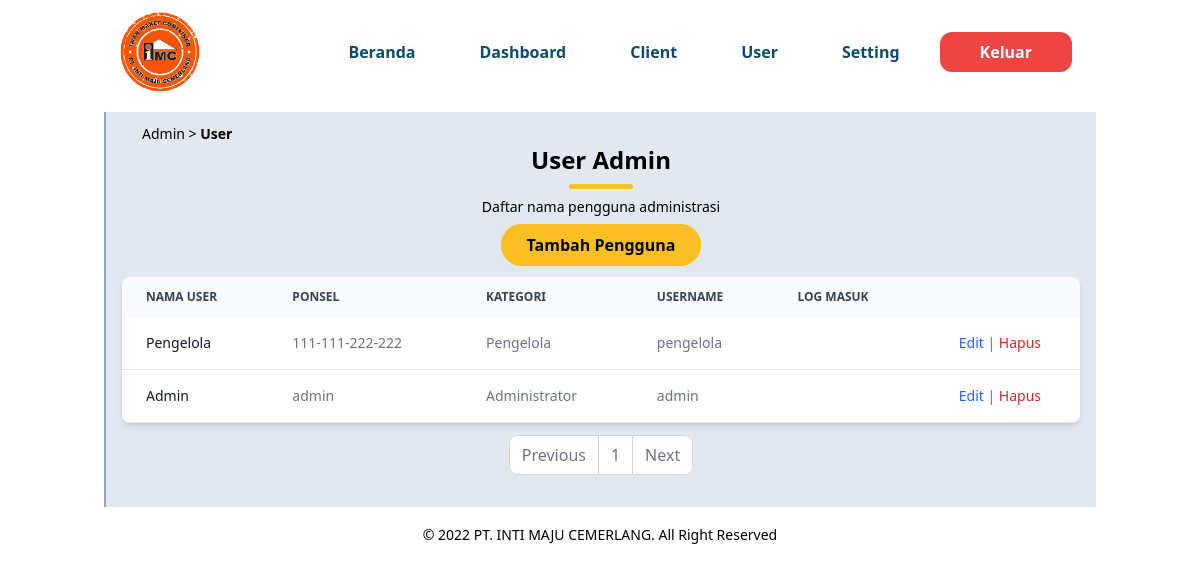
The app's page /admin/user.php (signed in) with its own data.
### tables this page shows
CREATE TABLE `user` (
  `id_admin` int(11) NOT NULL,
  `kategori` varchar(255) NOT NULL COMMENT 'Kategori Admin (1.Pengelola(ALL) 2.Administrator(NOT-ALL))',
  `nama_admin` varchar(255) NOT NULL COMMENT 'Nama Admin',
  `telepon` varchar(255) NOT NULL COMMENT 'Nomor Ponsel Admin',
  `username_admin` varchar(255) NOT NULL COMMENT 'Nama Pengguna Admin',
  `pass_admin` text NOT NULL COMMENT 'Password Admin',
  `catatan_admin` text NOT NULL COMMENT 'Catatan Admin',
  `log_user` varchar(255) NOT NULL COMMENT 'Rekam Jejak Log-in Admin'
);

### admin/database/important.php (called while the page is built, shortened)
<?php
    include 'connectiondb.php';
    $query_user         = "SELECT * FROM user";
    $result_user        = mysqli_query($koneksi, $query_user);
    ?>

### admin/user.php (the view, shortened to what this page needs)
<?php include 'database/connectiondb.php'; include 'database/important.php'; include 'database/session_false.php'?>
<!DOCTYPE html>
<html lang="en">
<head>
    <link rel="stylesheet" href="../dist/output.css">
</head>
<body>
    <header class="bg-transparent absolute top-0 left-0 w-full flex items-center z-10 py-3">
        <div class="container">
            <div class="flex items-center justify-between relative">
                <div class="px-4">
                    <a href="#"><img src="../dist/img/logo-pt.png" alt="Logo Kami" width="80" title="PT.Inti Maju Cemerlang"></a>
                </div>
                <div class="flex items-center px-4">
                <nav id="nav-menu" class="hidden absolute py-5 bg-white shadow-lg rounded-lg max-w-[250px] w-full right-4 top-full lg:block lg:static lg:bg-transparent lg:max-w-full lg:shadow-none lg:rounded-none">
                    <ul class="block lg:flex">
                        <li class="group"><a href="../index.php" class="text-base font-semibold text-dark py-2 mx-8 flex group-hover:text-primary transition duration-300 ease-in-out">Beranda</a></li>
                        <li class="group"><a href="dashboard.php" class="text-base font-semibold text-dark py-2 mx-8 flex group-hover:text-primary transition duration-300 ease-in-out">Dashboard</a></li>
                        <li class="group"><a href="clientdm.php" class="text-base font-semibold text-dark py-2 mx-8 flex group-hover:text-primary transition duration-300 ease-in-out">Client</a></li>
                        <li class="group"><a href="" class="text-base font-semibold text-dark py-2 mx-8 flex group-hover:text-primary transition duration-300 ease-in-out">User</a></li>
                        <li class="group"><a href="setting.php" class="text-base font-semibold text-dark py-2 mx-8 flex group-hover:text-primary transition duration-300 ease-in-out">Setting</a></li>
                        <li class="group"><a href="database/logout.php" class="text-base font-semibold text-white rounded-xl py-2 px-10 mx-2 flex bg-red-500 hover:bg-red-700 group-hover:text-gray-200 transition duration-300 ease-in-out">Keluar</a></li>
                    </ul>
                </nav>
                </div>
            </div>
         </div>
    </header>
    <?php
        $init_user = $_SESSION['kategori'];
        $batas = 10;
        $halaman = isset($_GET['halaman'])?(int)$_GET['halaman'] : 1;
		$halaman_awal = ($halaman>1) ? ($halaman * $batas) - $batas : 0;
        $previous = $halaman - 1;
		$next = $halaman + 1;
		$jumlah_user = mysqli_num_rows($result_user);
		$total_halaman = ceil($jumlah_user / $batas);
		$data_user = mysqli_query($koneksi,"select * from user limit $halaman_awal, $batas");
    ?>
    <content class="pt-3.5">
        <section class="pt-28 pb-1">
            <div class="container">
                <div class="w-full px-4 pb-10 bg-slate-200 border-l-2 border-slate-400">
                    <div class="px-5 py-3 text-center">
                        <p class="text-sm text-left">Admin > <span class="font-bold">User</span></p>
                        <h4 class="text-2xl font-bold text-center">User Admin</h4>
                        <hr class="w-16 mx-auto mt-2 mb-2 border-b-4 rounded-full border-primary">
                        <p class="text-sm mb-4 text-center">Daftar nama pengguna administrasi</p>
                        <?php if($init_user == "Pengelola"){ ?>
                            <a href="userdu.php" class="py-2 px-6 mb-10 font-semibold bg-primary border-2 border-primary transition duration-300 hover:shadow-2xl hover:opacity-80 mx-auto rounded-3xl ease-in-out">Tambah Pengguna</a>
                        <?php } else if ($init_user == "Administrator"){ ?>
                            <a href="usere.php?id_admin=<?php echo $_SESSION['id']?>" class="py-2 px-6 mb-10 font-semibold bg-primary border-2 border-primary transition duration-300 hover:shadow-2xl hover:opacity-80 mx-auto rounded-3xl ease-in-out">Edit Data Anda</a>
                        <?php } ?>
                    </div>
                    <div class="overflow-x-auto relative shadow-md sm:rounded-lg mt-2 mb-5">
                        <table class="w-full text-sm text-left text-gray-500 dark:text-gray-400">
                            <thead class="text-xs text-gray-700 uppercase bg-gray-50 dark:bg-gray-700 dark:text-gray-400">
                                <tr>
                                    <th scope="col" class="py-3 px-6">Nama User</th>
                                    <th scope="col" class="py-3 px-6">Ponsel</th>
                                    <th scope="col" class="py-3 px-6">Kategori</th>
                                    <th scope="col" class="py-3 px-6">Username</th>
                                    <th scope="col" class="py-3 px-6">Log Masuk</th>
                                    <th scope="col" class="py-3 px-6"><span class="sr-only">Edit</span></th>
                                </tr>
                            </thead>
                            <tbody>
                                <?php while($user = mysqli_fetch_assoc($data_user)){ ?>
                                <tr class="bg-white border-b dark:bg-gray-800 dark:border-gray-700 hover:bg-gray-50 dark:hover:bg-gray-600">
                                    <th scope="row" class="py-4 px-6 font-medium text-gray-900 whitespace-nowrap dark:text-white"><?php echo $user['nama_admin']; ?></th>
                                    <td class="py-4 px-6"><?php echo $user['telepon']; ?></td>
                                    <td class="py-4 px-6"><?php echo $user['kategori']; ?></td>
                                    <td class="py-4 px-6"><?php echo $user['username_admin']; ?></td>
                                    <td class="py-4 px-6"><?php echo $user['log_user']; ?></td>
                                    <?php if($init_user == "Pengelola"){ ?>
                                        <td class="py-4 px-6 text-center"><a href="usere.php?id_admin=<?php echo $user['id_admin']; ?>" class="font-medium text-blue-600 dark:text-blue-500 hover:opacity-80">Edit</a> | <a href="database/delete.php?id_admin=<?php echo $user['id_admin']; ?>" class="font-medium text-red-600 dark:text-red-500 hover:opacity-80">Hapus</a></td>
                                    <?php } else if ($init_user == "Administrator"){ ?>
                                        <td class="py-4 px-6 text-center">-</td>
                                    <?php } ?>
                                </tr>
                                <?php } ?>
                            </tbody>
                        </table>
                    </div>
                    <div class="flex flex-warp">
                        <div class="mx-auto items-center">
                            <nav aria-label="Page navigation example">
                                <ul class="inline-flex -space-x-px text-center">
                                    <li>
                                        <a <?php if($halaman > 1){ echo "href='?halaman=$previous'"; } ?> class="py-2 px-3 ml-0 leading-tight text-gray-500 bg-white rounded-l-lg border border-gray-300 hover:bg-gray-100 hover:text-gray-700 dark:bg-gray-800 dark:border-gray-700 dark:text-gray-400 dark:hover:bg-gray-700 dark:hover:text-white">Previous</a>
                                    </li>
                                    <?php for($x=1;$x<=$total_halaman;$x++){ ?>
                                    <li>
                                        <a href="?halaman=<?php echo $x ?>" class="py-2 px-3 leading-tight text-gray-500 bg-white border border-gray-300 hover:bg-gray-100 hover:text-gray-700 dark:bg-gray-800 dark:border-gray-700 dark:text-gray-400 dark:hover:bg-gray-700 dark:hover:text-white"><?php echo $x; ?></a>
                                    </li>
                                    <?php } ?>
                                    <li>
                                        <a <?php if($halaman < $total_halaman) { echo "href='?halaman=$next'"; } ?> class="py-2 px-3 leading-tight text-gray-500 bg-white rounded-r-lg border border-gray-300 hover:bg-gray-100 hover:text-gray-700 dark:bg-gray-800 dark:border-gray-700 dark:text-gray-400 dark:hover:bg-gray-700 dark:hover:text-white">Next</a>
                                    </li>
                                </ul>
                            </nav>
                        </div>
                    </div>
                </div>
            </div>
        </section>
    </content>
    <footer class="pt-3.5">
        <div class="container">
            <div class="w-full px-4 text-center">
                <h5 class="text-sm">&copy <?php echo date('Y'); ?> PT. INTI MAJU CEMERLANG. All Right Reserved</h5>
            </div>
        </div>
    </footer>
</body>
</html>

### records on screen
user: nama_admin "Pengelola", telepon "111-111-222-222", kategori "Pengelola", username_admin "pengelola"
user: nama_admin "Admin", telepon "admin", kategori "Administrator", username_admin "admin"
